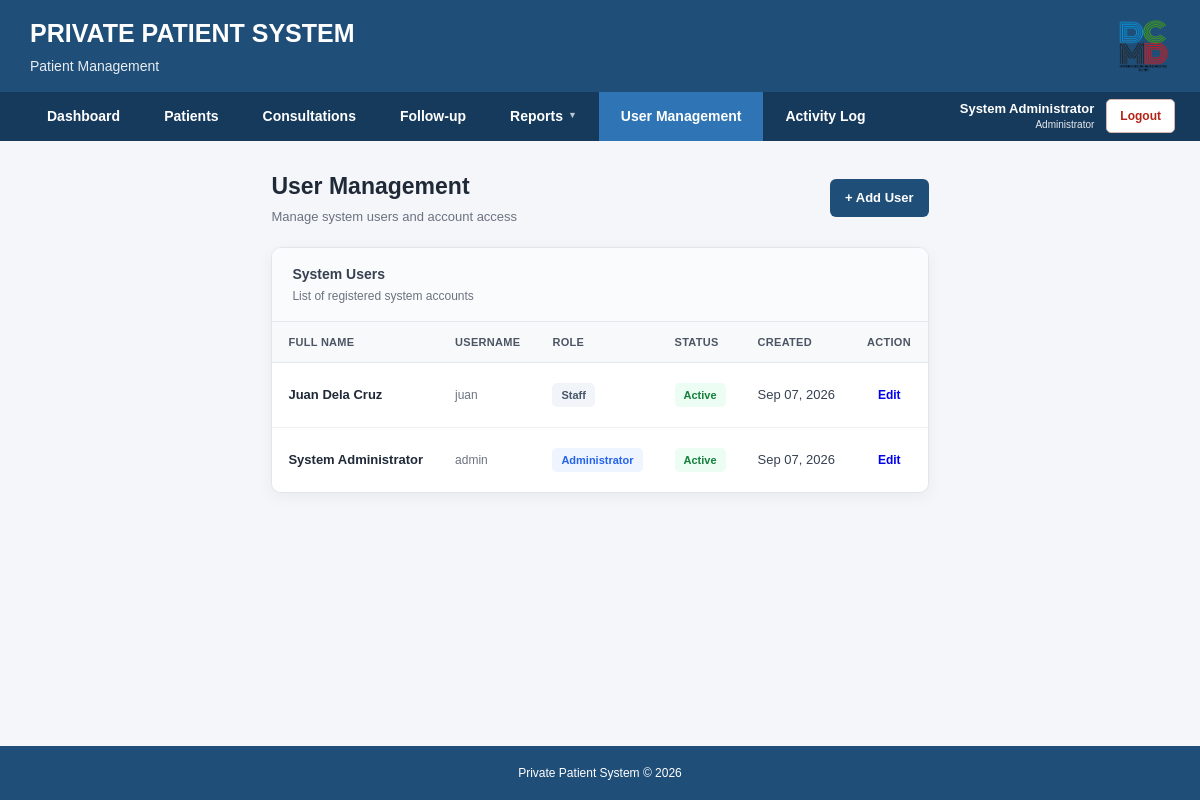
Screenshot of /users/index.php (signed in) with the database file from the repository.
### tables this page shows
CREATE TABLE IF NOT EXISTS `users` (
  `id` int(11) NOT NULL AUTO_INCREMENT,
  `username` varchar(50) NOT NULL,
  `password` varchar(255) NOT NULL,
  `full_name` varchar(100) NOT NULL,
  `role` varchar(30) NOT NULL DEFAULT 'Staff',
  `is_active` tinyint(1) NOT NULL DEFAULT '1',
  `created_at` timestamp NOT NULL DEFAULT CURRENT_TIMESTAMP,
  PRIMARY KEY (`id`),
  UNIQUE KEY `username` (`username`)
);

### users/index.php (the view, shortened to what this page needs)
<?php
require_once "../config/database.php";
$sql = "
    SELECT
        id,
        username,
        full_name,
        role,
        is_active,
        created_at
    FROM users
    ORDER BY full_name ASC
";
$result = $conn->query($sql);
require_once "../includes/header.php";
require_once "../includes/navigation.php";
?>
<div class="users-wrapper">
    <div class="users-page-header">
        <div>
            <h2 class="users-page-title">
                User Management
            </h2>
            <div class="users-page-subtitle">
                Manage system users and account access
            </div>
        </div>
        <a
            href="add.php"
            class="btn btn-primary add-user-btn"
        >
            + Add User
        </a>
    </div>
    <div class="users-card">
        <div class="users-card-header">
            <div class="users-card-title">
                System Users
            </div>
            <div class="users-card-subtitle">
                List of registered system accounts
            </div>
        </div>
        <div class="table-responsive">
            <table class="table users-table">
                <thead>
                    <tr>
                        <th>
                            Full Name
                        </th>
                        <th>
                            Username
                        </th>
                        <th>
                            Role
                        </th>
                        <th>
                            Status
                        </th>
                        <th>
                            Created
                        </th>
                        <th class="text-center">
                            Action
                        </th>
                    </tr>
                </thead>
                <tbody>
                <?php if ($result->num_rows > 0): ?>
                    <?php while ($row = $result->fetch_assoc()): ?>
                        <tr>
                            <td>
                                <div class="user-name">
                                    <?php
                                    echo htmlspecialchars(
                                        $row['full_name']
                                    );
                                    ?>
                                </div>
                            </td>
                            <td>
                                <div class="user-username">
                                    <?php
                                    echo htmlspecialchars(
                                        $row['username']
                                    );
                                    ?>
                                </div>
                            </td>
                            <td>
                                <?php if ($row['role'] === 'Administrator'): ?>
                                    <span class="role-badge role-admin">
                                        Administrator
                                    </span>
                                <?php else: ?>
                                    <span class="role-badge role-staff">
                                        Staff
                                    </span>
                                <?php endif; ?>
                            </td>
                            <td>
                                <?php if ($row['is_active'] == 1): ?>
                                    <span class="status-badge status-active">
                                        Active
                                    </span>
                                <?php else: ?>
                                    <span class="status-badge status-inactive">
                                        Inactive
                                    </span>
                                <?php endif; ?>
                            </td>
                            <td>
                                <?php
                                echo date(
                                    "M d, Y",
                                    strtotime($row['created_at'])
                                );
                                ?>
                            </td>
                            <td class="text-center">
                                <a
                                    href="edit.php?id=<?php echo $row['id']; ?>"
                                    class="btn btn-outline-primary edit-user-btn"
                                >
                                    Edit
                                </a>
                            </td>
                        </tr>
                    <?php endwhile; ?>
                <?php endif; ?>
                </tbody>
            </table>
        </div>
    </div>
</div>
<?php
require_once "../includes/footer.php";
?>

### css/style.css (style rules this page uses)
* { box-sizing: border-box; margin: 0; padding: 0; }
html, body { min-height: 100%; }
body { font-family: Arial, Helvetica, sans-serif; background: #f4f6f9; color: #333; line-height: 1.5; min-height: 100vh; display: flex; flex-direction: column; }
table { width: 100%; border-collapse: collapse; background: white; }
table th { background: #1f4e78; color: white; padding: 12px; text-align: left; font-size: 13px; font-weight: 600; }
table td { padding: 11px 12px; border-bottom: 1px solid #e5e5e5; font-size: 13px; }
.btn { display: inline-flex; align-items: center; justify-content: center; min-height: 38px; padding: 9px 16px; border-radius: 5px; border: none; text-decoration: none; cursor: pointer; font-size: 13px; font-weight: 600; transition: 0.2s ease; white-space: nowrap; }
.btn-primary { background: #1f4e78; color: white; }
.status-active { background: #d4edda; color: #155724; }

### users/index.php (style rules this page uses)
.users-wrapper { max-width: 1200px; margin: 0 auto; padding: 28px 20px 40px; }
.users-page-header { display: flex; justify-content: space-between; align-items: center; margin-bottom: 20px; }
.users-page-title { margin: 0; font-size: 23px; font-weight: 700; color: #1f2937; }
.users-page-subtitle { margin-top: 4px; color: #6b7280; font-size: 13px; }
.add-user-btn { font-size: 13px; font-weight: 600; border-radius: 6px; padding: 9px 15px; }
.users-card { background: #ffffff; border: 1px solid #e2e6eb; border-radius: 10px; box-shadow: 0 4px 16px rgba(0, 0, 0, 0.05); overflow: hidden; }
.users-card-header { padding: 16px 20px; background: #fafbfc; border-bottom: 1px solid #e5e7eb; }
.users-card-title { font-size: 14px; font-weight: 700; color: #374151; }
.users-card-subtitle { font-size: 12px; color: #6b7280; margin-top: 2px; }
.users-table { margin-bottom: 0; }
.users-table thead th { background: #f8f9fa; color: #4b5563; font-size: 11px; font-weight: 700; text-transform: uppercase; letter-spacing: 0.3px; padding: 12px 16px; border-bottom: 1px solid #e5e7eb; white-space: nowrap; }
.users-table tbody td { padding: 13px 16px; font-size: 13px; color: #374151; vertical-align: middle; border-bottom: 1px solid #f0f1f3; }
.users-table tbody tr:last-child td { border-bottom: none; }
.user-name { font-weight: 600; color: #1f2937; }
.user-username { color: #6b7280; font-size: 12px; }
.role-badge { display: inline-block; padding: 4px 9px; border-radius: 5px; font-size: 11px; font-weight: 600; }
.role-staff { background: #f1f5f9; color: #475569; }
.role-admin { background: #eef5ff; color: #2563eb; }
.status-badge { display: inline-block; padding: 4px 9px; border-radius: 5px; font-size: 11px; font-weight: 600; }
.status-active { background: #ecfdf3; color: #15803d; }
.edit-user-btn { font-size: 12px; font-weight: 600; padding: 5px 11px; border-radius: 5px; }

### rows the page displays
users: full_name "Juan Dela Cruz", username "juan", role "Staff", is_active "Active", created_at "Sep 07, 2026"
users: full_name "System Administrator", username "admin", role "Administrator", is_active "Active", created_at "Sep 07, 2026"

### other values shown
$pageSubtitle "Patient Management"
$loggedInName "System Administrator"
$loggedInRole "Administrator"
